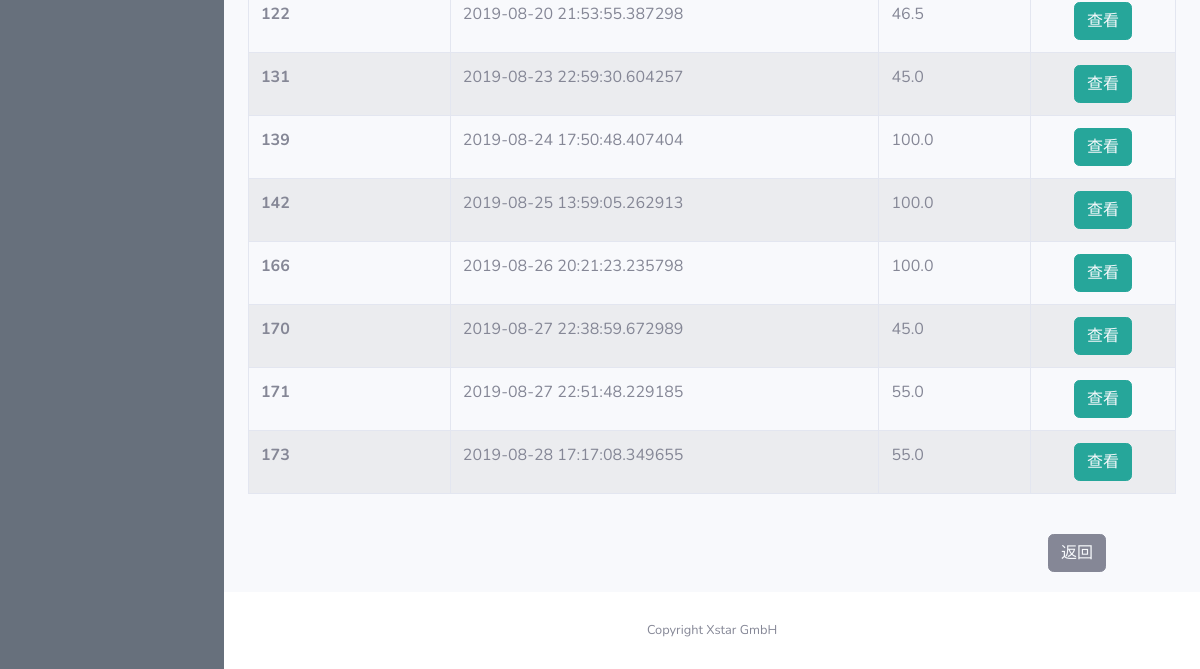
The page /admin/takeaway/orders/all (signed in, lower part) on the database as committed earlier.
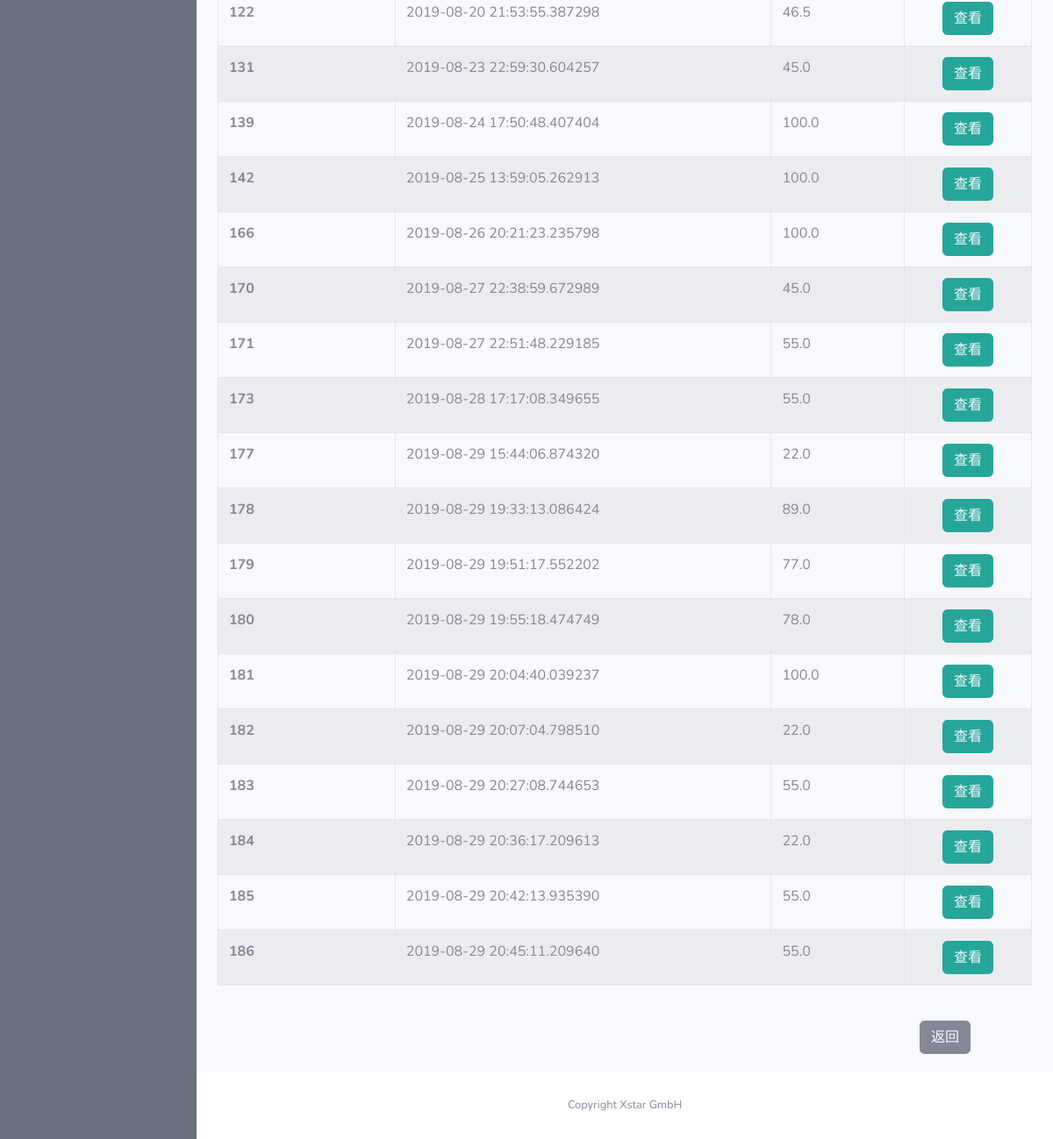
The same page on the database as committed later.
### app/models.py (models this page shows)
class Order(db.Model):
    id = db.Column(db.Integer, primary_key=True, unique=True, index=True)
    totalPrice = db.Column(db.Float, unique=False)
    orderNumber = db.Column(db.String(200), unique=True)
    timeCreated = db.Column(db.DateTime, default=datetime.utcnow)
    isPaid = db.Column(db.Boolean, default=False)
    isReady = db.Column(db.Boolean, default=False)
    isPickedUp = db.Column(db.Boolean, default=False)
    items = db.Column(db.String(300))
    pay_via = db.Column(db.String(100))
    type = db.Column(db.String(100))
    container = db.Column(db.String(300))
    mealPrinted = db.Column(db.Boolean, default=False)
    printed = db.Column(db.Boolean, default=False)
    settleTime = db.Column(db.DateTime)
    settleID = db.Column(db.String(500))
    table_name = db.Column(db.String(500))
    seat_number = db.Column(db.String(500))
    isCancelled = db.Column(db.Boolean(), default=False)
    dishes = db.Column(db.String(1500))
    discount = db.Column(db.Float)
    discount_rate = db.Column(db.Float)

### app/routes.py (the view)
@app.route("/admin/takeaway/orders/all")
@login_required
def all_out_orders():
    referrer = request.headers.get('Referer')
    orders = Order.query.filter(Order.type == "Out").all()
    context = dict(title=u'外卖订单',
                   orders=orders,
                   referrer=referrer,
                   company_name=company_info.get('company_name'))
    return render_template('all_out_orders.html', **context)

### app/models.py (called while the page is built)
@login.user_loader
def load_user(id):
    return User.query.get(int(id))

### app/templates/all_out_orders.html (shortened to what this page needs)
{% extends 'base.html' %}
{% block css %}
<link rel="stylesheet" type="text/css" href="https://cdn.datatables.net/1.10.19/css/jquery.dataTables.css">
<link rel="stylesheet" type="text/css" href="https://cdnjs.cloudflare.com/ajax/libs/twitter-bootstrap/4.1.3/css/bootstrap.css">
<link rel="stylesheet" type="text/css" href="https://cdn.datatables.net/1.10.19/css/dataTables.bootstrap4.min.css">
{% endblock %}
{% block content %}
<div class="row">
    <div class="col-sm-12">
        <table id="example" class="table table-striped table-bordered">
      <tbody>
      {% for order in orders %}
        <tr id={{ order.id }}>
          <th scope="row">{{ order.id }}</th>
          <td>{{ order.timeCreated }}</td>
          <td>{{ order.totalPrice }}</td>
          <td style="text-align:center">
            <span>
              <button type="button" class="btn btn-info" style="border-color:#26a69a; background-color:#26a69a;">
                <a href={{ url_for('takeaway_order_view', order_id=order.id) }} style="color: rgb(247, 249, 252)">
                  查看
                </a>
              </button>
            </span>
          </td>
        </tr>
      {% endfor %}
      </tbody>
    </table>
    </div>
</div>
<br>
<button type="button" class="btn btn-secondary" id="back">
  <a href="{{referrer}}" style="color: rgb(247, 249, 252)">
    返回
  </a>
</button>
{% endblock %}

### app/templates/base.html (shortened to what this page needs)
<!DOCTYPE html>
<html lang="en">
<head>
  {% block css %}
  {% endblock %}
  <link href="{{ url_for('static', filename='fontawesome-free/css/all.min.css') }}" rel="stylesheet" type="text/css">
  <link href="{{ url_for('static', filename='css/sb-admin-2.min.css')}}" rel="stylesheet">
</head>
<body id="page-top">
  <div id="wrapper">
    <ul class="navbar-nav bg-gradient-primary sidebar sidebar-dark accordion" id="accordionSidebar">
    </ul>
    <div id="content-wrapper" class="d-flex flex-column">
      <div id="content">
        <div class="container-fluid">
          {% block content %}{% endblock %}
        </div>
      </div>
      <footer class="sticky-footer bg-white">
        <div class="container my-auto">
          <div class="copyright text-center my-auto">
            <span>Copyright {{ company_name }}</span>
          </div>
        </div>
      </footer>
    </div>
  </div>
</body>
</html>

### app/templates/all_out_orders.html (style rules this page uses)
#back { margin-left: 800px; margin-bottom: 20px; color: rgb(247, 249, 252); }

### app/templates/base.html (style rules this page uses)
.bg-gradient-primary { background-image: linear-gradient(180deg,#67707c 10%,#67707c 100%); background-size: cover; }

Rows that differ between the two databases and show on the page:
added Order: id "177", timeCreated "2019-08-29 15:44:06.874320", totalPrice "22.0"
added Order: id "178", timeCreated "2019-08-29 19:33:13.086424", totalPrice "89.0"
added Order: id "179", timeCreated "2019-08-29 19:51:17.552202", totalPrice "77.0"
added Order: id "180", timeCreated "2019-08-29 19:55:18.474749", totalPrice "78.0"
added Order: id "181", timeCreated "2019-08-29 20:04:40.039237", totalPrice "100.0"
added Order: id "182", timeCreated "2019-08-29 20:07:04.798510", totalPrice "22.0"
added Order: id "183", timeCreated "2019-08-29 20:27:08.744653", totalPrice "55.0"
added Order: id "184", timeCreated "2019-08-29 20:36:17.209613", totalPrice "22.0"
added Order: id "185", timeCreated "2019-08-29 20:42:13.935390", totalPrice "55.0"
added Order: id "186", timeCreated "2019-08-29 20:45:11.209640", totalPrice "55.0"
